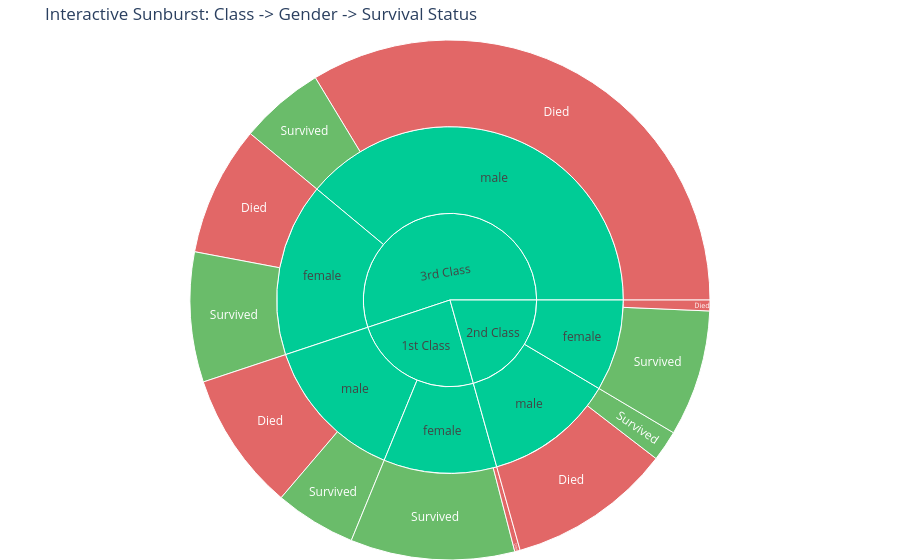
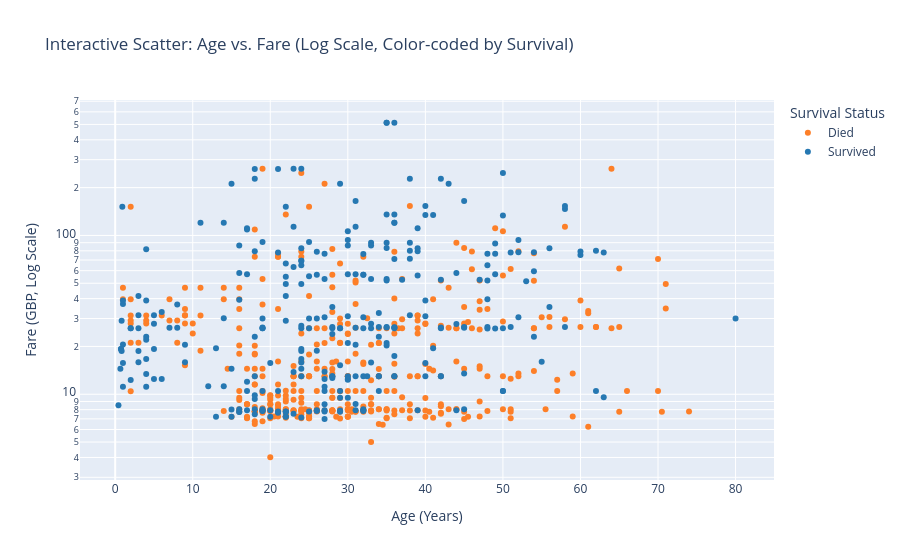

The code cell stored with these charts, in order, in its notebook:
### Code cell
# 5. Interactive Plotly Express Visualizations
# Prepare a clean visualization DataFrame
vis_df = train.copy()
vis_df["Survival Status"] = vis_df["Survived"].map({0: "Died", 1: "Survived"})
vis_df["Ticket Class"] = vis_df["Pclass"].map({1: "1st Class", 2: "2nd Class", 3: "3rd Class"})

# Interactive sunburst of Class -> Sex -> Survival
fig_sunburst = px.sunburst(
    vis_df, 
    path=["Ticket Class", "Sex", "Survival Status"], 
    title="Interactive Sunburst: Class -> Gender -> Survival Status",
    color="Survival Status",
    color_discrete_map={"Survived": "#2ca02c", "Died": "#d62728"}
)
fig_sunburst.update_layout(margin=dict(t=40, l=0, r=0, b=0))
fig_sunburst.show()

# Interactive Scatter: Age vs Fare color-coded by survival
fig_scatter = px.scatter(
    vis_df.dropna(subset=["Age", "Fare"]), 
    x="Age", 
    y="Fare", 
    color="Survival Status",
    hover_name="Name",
    log_y=True,
    color_discrete_map={"Survived": "#2678B2", "Died": "#FD7F28"},
    title="Interactive Scatter: Age vs. Fare (Log Scale, Color-coded by Survival)"
)
fig_scatter.update_layout(xaxis_title="Age (Years)", yaxis_title="Fare (GBP, Log Scale)")
fig_scatter.show()

### Figure 1 — Plotly figure (JSON) as saved in the notebook; plotly's stock layout.template omitted (floating-point values rounded to 4 significant figures)
{"data": [{"branchvalues": "total", "customdata": [["(?)"], ["(?)"], ["(?)"], ["(?)"], ["(?)"], ["(?)"], ["(?)"], ["(?)"], ["(?)"], ["Died"], ["Died"], ["Died"], ["Died"], ["Died"], ["Died"], ["Survived"], ["Survived"], ["Survived"], ["Survived"], ["Survived"], ["Survived"]], "domain": {"x": [0.0, 1.0], "y": [0.0, 1.0]}, "hovertemplate": "labels=%{label}<br>count=%{value}<br>parent=%{parent}<br>id=%{id}<br>Survival Status=%{customdata[0]}<extra></extra>", "ids": ["2nd Class", "3rd Class", "2nd Class/male", "2nd Class/female", "1st Class/male", "3rd Class/female", "1st Class/female", "3rd Class/male", "1st Class", "1st Class/female/Died", "3rd Class/male/Died", "2nd Class/male/Died", "3rd Class/female/Died", "1st Class/male/Died", "2nd Class/female/Died", "1st Class/male/Survived", "2nd Class/male/Survived", "2nd Class/female/Survived", "3rd Class/female/Survived", "1st Class/female/Survived", "3rd Class/male/Survived"], "labels": ["2nd Class", "3rd Class", "male", "female", "male", "female", "female", "male", "1st Class", "Died", "Died", "Died", "Died", "Died", "Died", "Survived", "Survived", "Survived", "Survived", "Survived", "Survived"], "marker": {"colors": ["#00cc96", "#00cc96", "#00cc96", "#00cc96", "#00cc96", "#00cc96", "#00cc96", "#00cc96", "#00cc96", "#d62728", "#d62728", "#d62728", "#d62728", "#d62728", "#d62728", "#2ca02c", "#2ca02c", "#2ca02c", "#2ca02c", "#2ca02c", "#2ca02c"]}, "name": "", "parents": ["", "", "2nd Class", "2nd Class", "1st Class", "3rd Class", "1st Class", "3rd Class", "", "1st Class/female", "3rd Class/male", "2nd Class/male", "3rd Class/female", "1st Class/male", "2nd Class/female", "1st Class/male", "2nd Class/male", "2nd Class/female", "3rd Class/female", "1st Class/female", "3rd Class/male"], "type": "sunburst", "values": [184, 491, 108, 76, 122, 144, 94, 347, 216, 3, 300, 91, 72, 77, 6, 45, 17, 70, 72, 91, 47]}], "layout": {"legend": {"tracegroupgap": 0}, "margin": {"b": 0, "l": 0, "r": 0, "t": 40}, "title": {"text": "Interactive Sunburst: Class -> Gender -> Survival Status"}}}

### Figure 2 — Plotly figure (JSON) as saved in the notebook; plotly's stock layout.template omitted (floating-point values rounded to 4 significant figures; data arrays with more than 128 entries replaced by an {"elided": "..."} marker saying what was removed)
{"data": [{"hovertemplate": "<b>%{hovertext}</b><br><br>Survival Status=Died<br>Age=%{x}<br>Fare=%{y}<extra></extra>", "hovertext": {"elided": "424 str values"}, "legendgroup": "Died", "marker": {"color": "#FD7F28", "symbol": "circle"}, "mode": "markers", "name": "Died", "orientation": "v", "showlegend": true, "type": "scatter", "x": {"elided": "424 float values"}, "xaxis": "x", "y": {"elided": "424 float values"}, "yaxis": "y"}, {"hovertemplate": "<b>%{hovertext}</b><br><br>Survival Status=Survived<br>Age=%{x}<br>Fare=%{y}<extra></extra>", "hovertext": {"elided": "290 str values"}, "legendgroup": "Survived", "marker": {"color": "#2678B2", "symbol": "circle"}, "mode": "markers", "name": "Survived", "orientation": "v", "showlegend": true, "type": "scatter", "x": {"elided": "290 float values"}, "xaxis": "x", "y": {"elided": "290 float values"}, "yaxis": "y"}], "layout": {"legend": {"title": {"text": "Survival Status"}, "tracegroupgap": 0}, "title": {"text": "Interactive Scatter: Age vs. Fare (Log Scale, Color-coded by Survival)"}, "xaxis": {"anchor": "y", "domain": [0.0, 1.0], "title": {"text": "Age (Years)"}}, "yaxis": {"anchor": "x", "domain": [0.0, 1.0], "title": {"text": "Fare (GBP, Log Scale)"}, "type": "log"}}}
